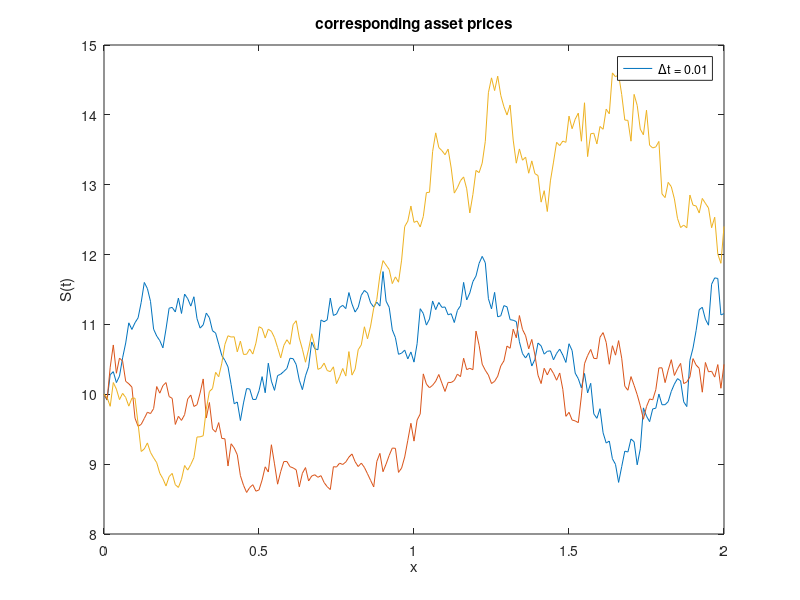

This figure's MATLAB source:
fid = fopen('correspond_asset_prices_points_0.01.txt', 'r');format_spec = '%f %f %f %f';sizeA = [4 Inf];A = fscanf(fid, format_spec,sizeA);fclose(fid);A = A';n = A(:,1);x = A(:,2);y = A(:,3);z = A(:,4);plot(n,x);hold onplot(n,y);hold onplot(n,z);title('corresponding asset prices');legend('\Deltat = 0.01');ylabel('S(t)');xlabel('x');